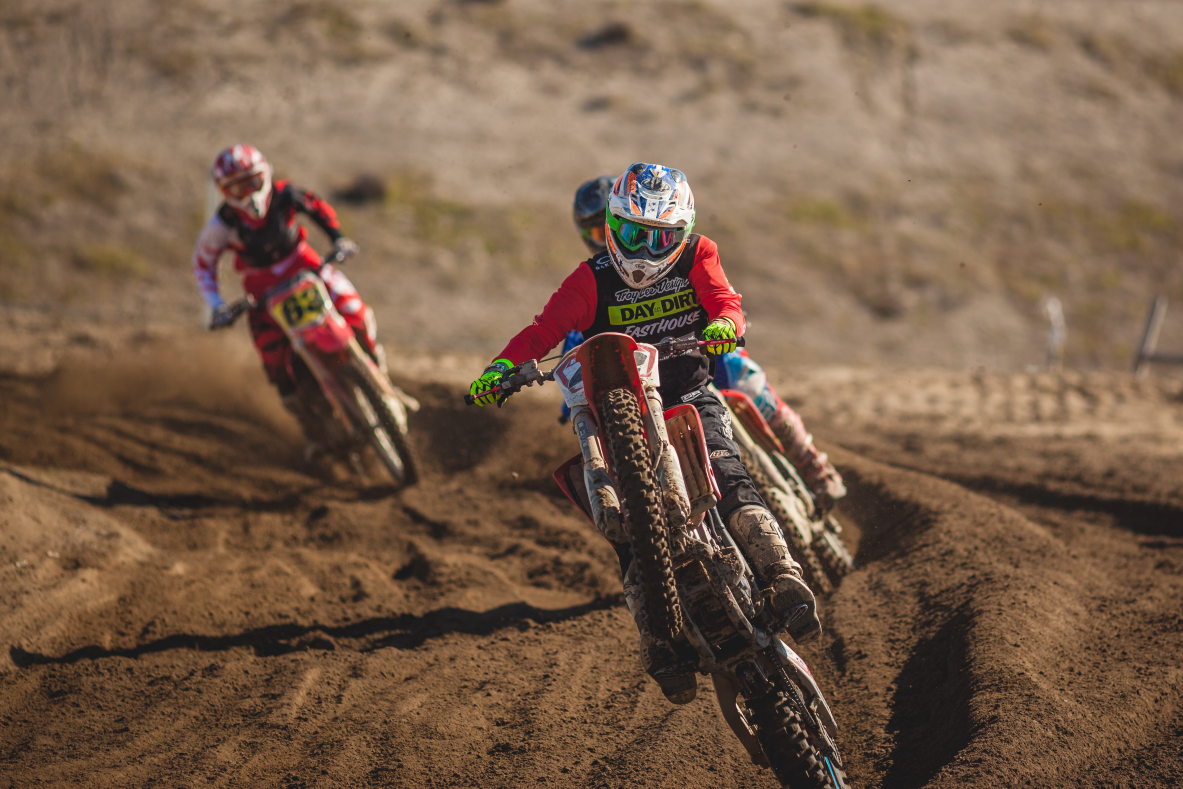
#> input picture add Images/gabriel-sanchez-jqlXLIj3aS8-unsplash.jpg, 4732 x 3155 px (shown at 1/4 size)
$ jupyter execute assigments.ipynb
#> lines starting #> are read from the running program, lines starting #| are printed output that depends on the picture
[cell 1]
import cv2
from matplotlib import pyplot as plt

# read image
img1 = cv2.imread("gabriel-sanchez-jqlXLIj3aS8-unsplash.jpg")
#> img1 is the input picture: shape (3155, 4732, 3); mean B, G, R 73.8, 94, 119.5
img2 = cv2.imread("eneko-urunuela-lBs-2ZPeSgQ-unsplash.jpg")
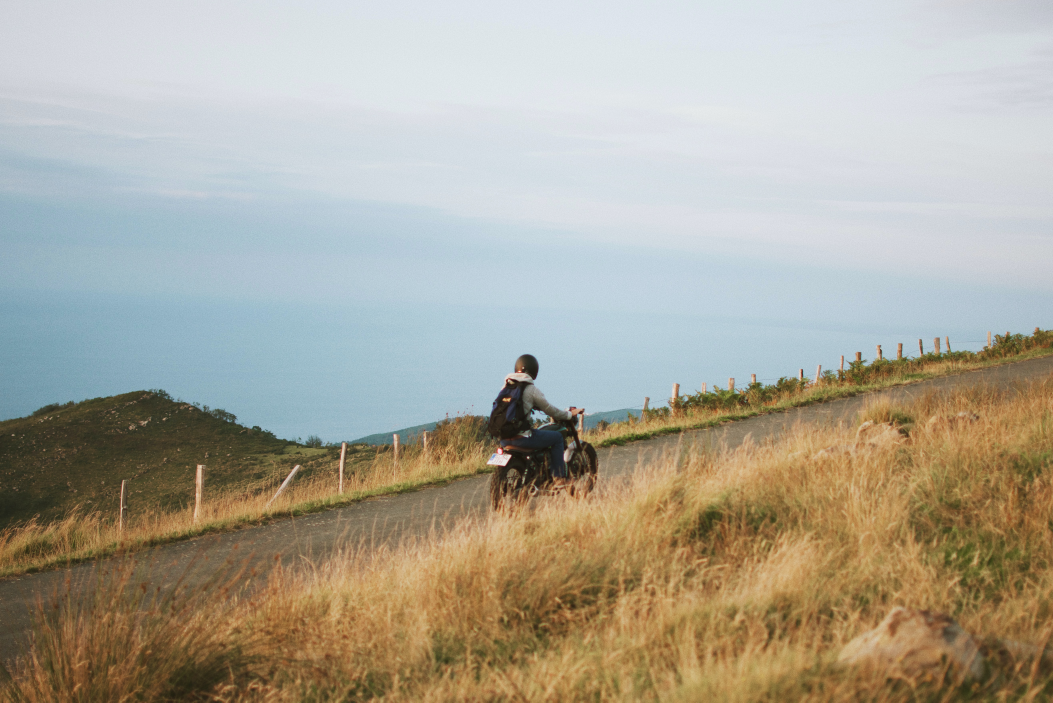
#> input picture add Images/eneko-urunuela-lBs-2ZPeSgQ-unsplash.jpg, 5265 x 3512 px (shown at 1/5 size)
#> img2 is the input picture: shape (3512, 5265, 3); mean B, G, R 152.8, 166.4, 171.1

# resize image
y, x, z = img1.shape
#> y = 3155; x = 4732; z = 3
img2 = cv2.resize(img2, (x, y))
#> img2: shape (3155, 4732, 3)

# add two image (one)
add_imge_one = (img1 + img2) % 256
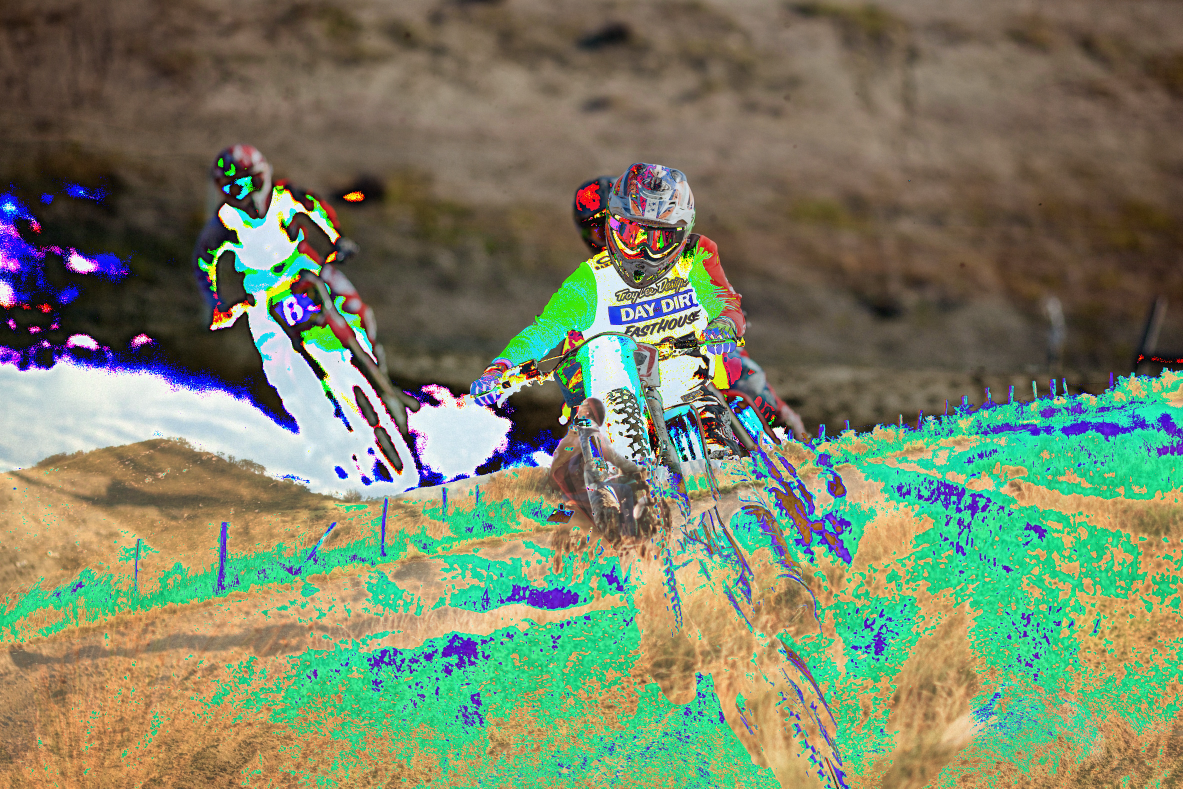
#> add_imge_one: shape (3155, 4732, 3) int16 (shown at 1/4 size); mean B, G, R 102.9, 130.6, 121.9

# add two image (two)
add_image_two = cv2.add(img1, img2)
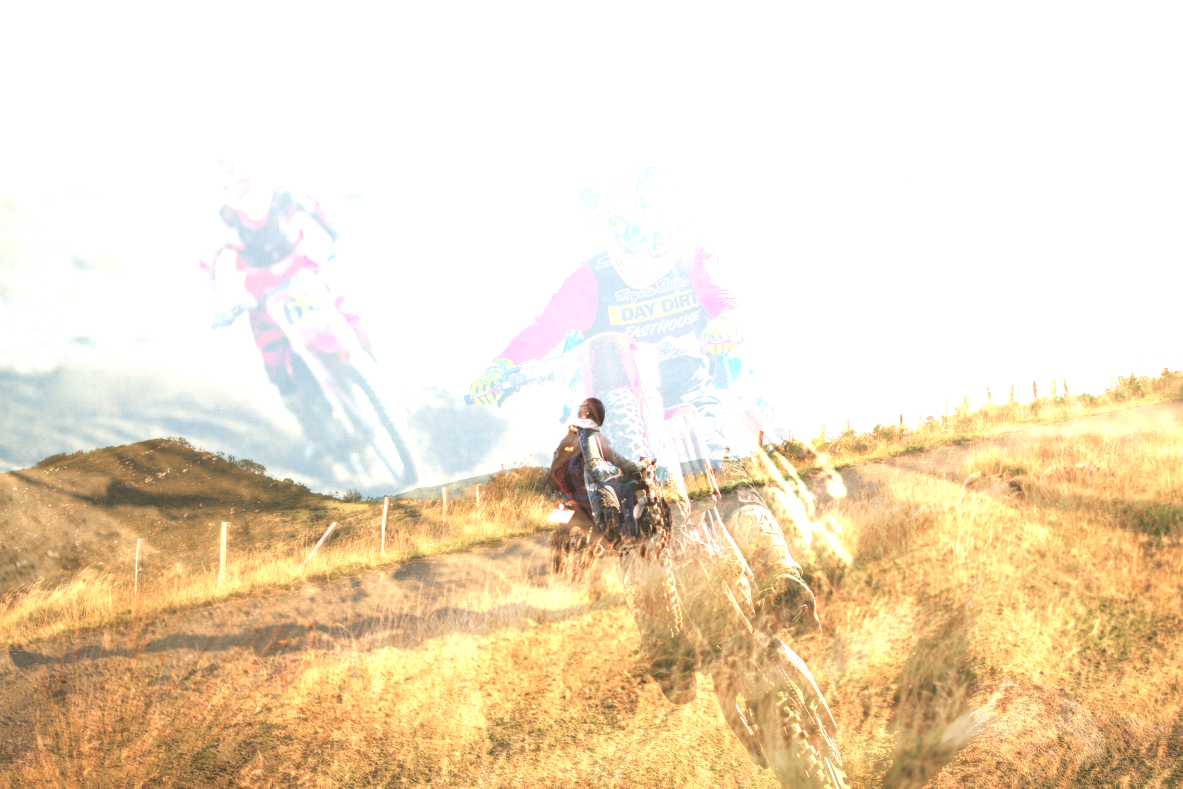
#> add_image_two: shape (3155, 4732, 3) (shown at 1/4 size); mean B, G, R 195.1, 221.3, 238.1

# show images
plt.subplot(2,2,1), plt.imshow(img1), plt.axis("off"), plt.title("first image")
plt.subplot(2,2,2), plt.imshow(img2), plt.axis("off"), plt.title("second image")
plt.subplot(2,2,3), plt.imshow(add_imge_one), plt.axis("off"), plt.title("first way")
plt.subplot(2,2,4), plt.imshow(add_image_two), plt.axis("off"), plt.title("second way")

plt.show()
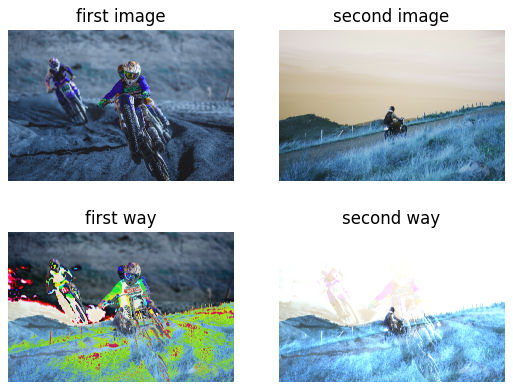
#> figure drawn by matplotlib, 4 panels; B, G, R data is drawn as R, G, B
